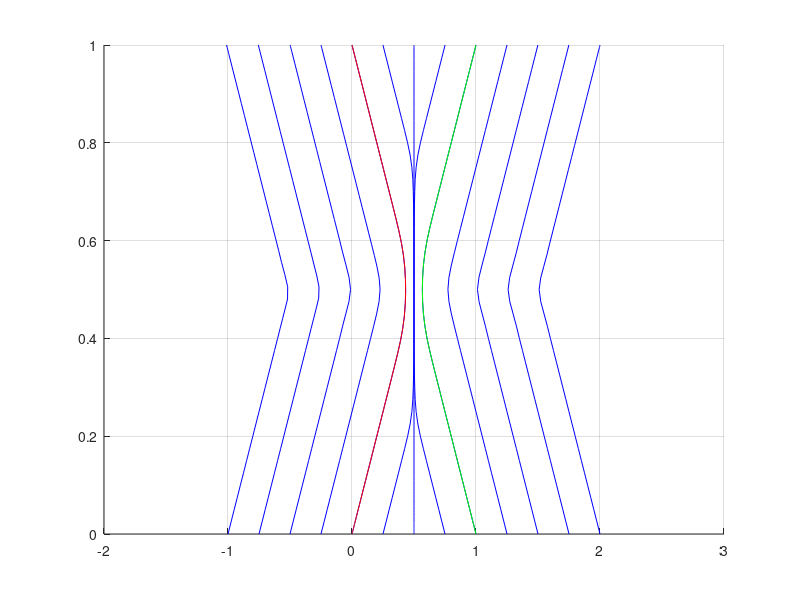

This chart was generated by the following MATLAB code:
function solve_paff_orig

xlist = -1:0.25:2;
ylist = {};
tlist = {};
for x = xlist
    [T, Y] = ode45(@v_paff, [0, 1], [x]);
    ylist{end+1} = Y(:, 1);
    tlist{end+1} = T;
end;

figure(3); clf;
for ii = 1:size(ylist, 2);
    hold on;
    plot(ylist{ii}, tlist{ii}, '-b');
    hold off;
    
    
end;


hold on;
idx = find(xlist==0);
plot(ylist{idx}, tlist{idx}, '-r');
idx = find(xlist==1);
plot(ylist{idx}, tlist{idx}, '-g');
hold off;




grid on;
    


function v=v_paff(t, y)

v1 = 1;
v2 = -1;

w1 = gpaff(y-(0+v1*t));
w2 = gpaff(y-(1+v2*t));

wsum = w1+w2;
w1 = w1 / wsum;
w2 = w2 / wsum;


v = zeros(1, 1);
v = w1*v1+w2*v2;


function w = gpaff(d)

s = 0.1;
w = 1/(sqrt(2*pi) * s) * exp(- d*d / (s*s*2));